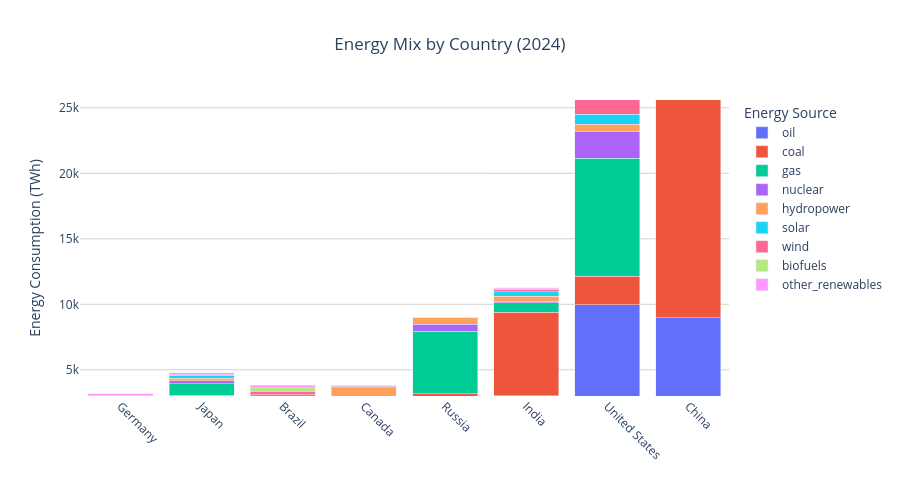

Source (notebook cell):
### Markdown cell above
## Misleading Visualization – Distorted Energy Mix by Country

**Analytical Question**  
How does the energy mix differ between major economies?

**Analytical Task**  
Composition comparison across countries.

**Visual Idiom**  
Stacked bar chart.

**Type of Misleading Technique**  
Distortion (truncated y-axis) and non-logical ordering of categories.

**Description of the Issue**  
This visualization truncates the y-axis so it does not start at zero, and the countries are intentionally not ordered by total energy consumption. Since stacked bar height represents total magnitude, altering the baseline and ordering distorts how differences are perceived.

**Why This Is Misleading**  
The truncated axis visually compresses differences, making countries with much lower energy consumption appear closer in magnitude to larger economies like China and the United States. In addition, the non-sequential ordering of countries prevents viewers from easily recognizing the true ranking of total consumption. Together, these design choices create a discrepancy between the visual impression and the actual data.

**Main Takeaway (Misleading Interpretation)**  
The chart suggests that major economies have comparable levels of total energy consumption and similar energy profiles.

**Reality**  
In reality, countries such as China and the United States consume significantly more energy than others. The apparent similarity is a result of the truncated axis and reordered categories, not the underlying data.

### Code cell
#  misleading visualization, which exaggerates the differences between countries. 

fig3 = px.bar(
    top_data,
    x="country",
    y="consumption",
    color="energy_source",
    title=f"Energy Mix by Country ({latest_year})",
    labels={
        "consumption": "Energy Consumption (TWh)",
        "country": "",
        "energy_source": "Energy Source"
    },
    category_orders={
        "country": ["Germany", "Japan", "Brazil", "Canada", "Russia", "India", "United States", "China"]
    }
)

fig3.update_layout(
    barmode="stack",
    plot_bgcolor="white",
    title_x=0.5,
    height=500,
    xaxis=dict(tickangle=45),
    yaxis=dict(
        gridcolor="lightgray",
        range=[3000, top_data["consumption"].max()]  # misleading cropped axis
    ),
    legend_title_text="Energy Source"
)

fig3.show()

### Figure 1 — Plotly figure (JSON) as saved in the notebook; plotly's stock layout.template omitted (floating-point values rounded to 4 significant figures)
{"data": [{"hovertemplate": "Energy Source=oil<br>=%{x}<br>Energy Consumption (TWh)=%{y}<extra></extra>", "legendgroup": "oil", "marker": {"color": "#636efa", "pattern": {"shape": ""}}, "name": "oil", "orientation": "v", "showlegend": true, "textposition": "auto", "type": "bar", "x": ["Brazil", "Canada", "China", "Germany", "India", "Japan", "Russia", "United States"], "xaxis": "x", "y": [1428.0, 1209.0, 8964.0, 1177.0, 3029.0, 1783.0, 2129.0, 9949.0], "yaxis": "y"}, {"hovertemplate": "Energy Source=coal<br>=%{x}<br>Energy Consumption (TWh)=%{y}<extra></extra>", "legendgroup": "coal", "marker": {"color": "#EF553B", "pattern": {"shape": ""}}, "name": "coal", "orientation": "v", "showlegend": true, "textposition": "auto", "type": "bar", "x": ["Brazil", "Canada", "China", "Germany", "India", "Japan", "Russia", "United States"], "xaxis": "x", "y": [147.8, 81.14, 25600.0, 438.2, 6380.0, 1259.0, 1041.0, 2196.0], "yaxis": "y"}, {"hovertemplate": "Energy Source=gas<br>=%{x}<br>Energy Consumption (TWh)=%{y}<extra></extra>", "legendgroup": "gas", "marker": {"color": "#00cc96", "pattern": {"shape": ""}}, "name": "gas", "orientation": "v", "showlegend": true, "textposition": "auto", "type": "bar", "x": ["Brazil", "Canada", "China", "Germany", "India", "Japan", "Russia", "United States"], "xaxis": "x", "y": [313.6, 1285.0, 4344.0, 785.7, 702.8, 909.4, 4770.0, 9022.0], "yaxis": "y"}, {"hovertemplate": "Energy Source=nuclear<br>=%{x}<br>Energy Consumption (TWh)=%{y}<extra></extra>", "legendgroup": "nuclear", "marker": {"color": "#ab63fa", "pattern": {"shape": ""}}, "name": "nuclear", "orientation": "v", "showlegend": true, "textposition": "auto", "type": "bar", "x": ["Brazil", "Canada", "China", "Germany", "India", "Japan", "Russia", "United States"], "xaxis": "x", "y": [38.48, 208.5, 1100.0, 0.0, 133.4, 207.1, 526.1, 2008.0], "yaxis": "y"}, {"hovertemplate": "Energy Source=hydropower<br>=%{x}<br>Energy Consumption (TWh)=%{y}<extra></extra>", "legendgroup": "hydropower", "marker": {"color": "#FFA15A", "pattern": {"shape": ""}}, "name": "hydropower", "orientation": "v", "showlegend": true, "textposition": "auto", "type": "bar", "x": ["Brazil", "Canada", "China", "Germany", "India", "Japan", "Russia", "United States"], "xaxis": "x", "y": [1008.0, 837.1, 3303.0, 54.18, 381.8, 193.8, 513.5, 582.2], "yaxis": "y"}, {"hovertemplate": "Energy Source=solar<br>=%{x}<br>Energy Consumption (TWh)=%{y}<extra></extra>", "legendgroup": "solar", "marker": {"color": "#19d3f3", "pattern": {"shape": ""}}, "name": "solar", "orientation": "v", "showlegend": true, "textposition": "auto", "type": "bar", "x": ["Brazil", "Canada", "China", "Germany", "India", "Japan", "Russia", "United States"], "xaxis": "x", "y": [174.0, 22.97, 2046.0, 180.8, 333.5, 235.9, 7.131, 746.9], "yaxis": "y"}, {"hovertemplate": "Energy Source=wind<br>=%{x}<br>Energy Consumption (TWh)=%{y}<extra></extra>", "legendgroup": "wind", "marker": {"color": "#FF6692", "pattern": {"shape": ""}}, "name": "wind", "orientation": "v", "showlegend": true, "textposition": "auto", "type": "bar", "x": ["Brazil", "Canada", "China", "Germany", "India", "Japan", "Russia", "United States"], "xaxis": "x", "y": [264.6, 114.2, 2432.0, 338.7, 198.9, 28.15, 11.14, 1117.0], "yaxis": "y"}, {"hovertemplate": "Energy Source=biofuels<br>=%{x}<br>Energy Consumption (TWh)=%{y}<extra></extra>", "legendgroup": "biofuels", "marker": {"color": "#B6E880", "pattern": {"shape": ""}}, "name": "biofuels", "orientation": "v", "showlegend": true, "textposition": "auto", "type": "bar", "x": ["Brazil", "Canada", "China", "Germany", "India", "Japan", "Russia", "United States"], "xaxis": "x", "y": [269.9, 32.98, 37.23, 30.58, 47.63, 5.004, 6.015, 523.6], "yaxis": "y"}, {"hovertemplate": "Energy Source=other_renewables<br>=%{x}<br>Energy Consumption (TWh)=%{y}<extra></extra>", "legendgroup": "other_renewables", "marker": {"color": "#FF97FF", "pattern": {"shape": ""}}, "name": "other_renewables", "orientation": "v", "showlegend": true, "textposition": "auto", "type": "bar", "x": ["Brazil", "Canada", "China", "Germany", "India", "Japan", "Russia", "United States"], "xaxis": "x", "y": [182.0, 30.72, 651.6, 152.5, 69.53, 141.9, 2.588, 205.3], "yaxis": "y"}], "layout": {"barmode": "stack", "height": 500, "legend": {"title": {"text": "Energy Source"}, "tracegroupgap": 0}, "plot_bgcolor": "white", "title": {"text": "Energy Mix by Country (2024)", "x": 0.5}, "xaxis": {"anchor": "y", "categoryarray": ["Germany", "Japan", "Brazil", "Canada", "Russia", "India", "United States", "China"], "categoryorder": "array", "domain": [0, 1], "tickangle": 45, "title": {"text": ""}}, "yaxis": {"anchor": "x", "domain": [0, 1], "gridcolor": "lightgray", "range": [3000, 25600.0], "title": {"text": "Energy Consumption (TWh)"}}}}
